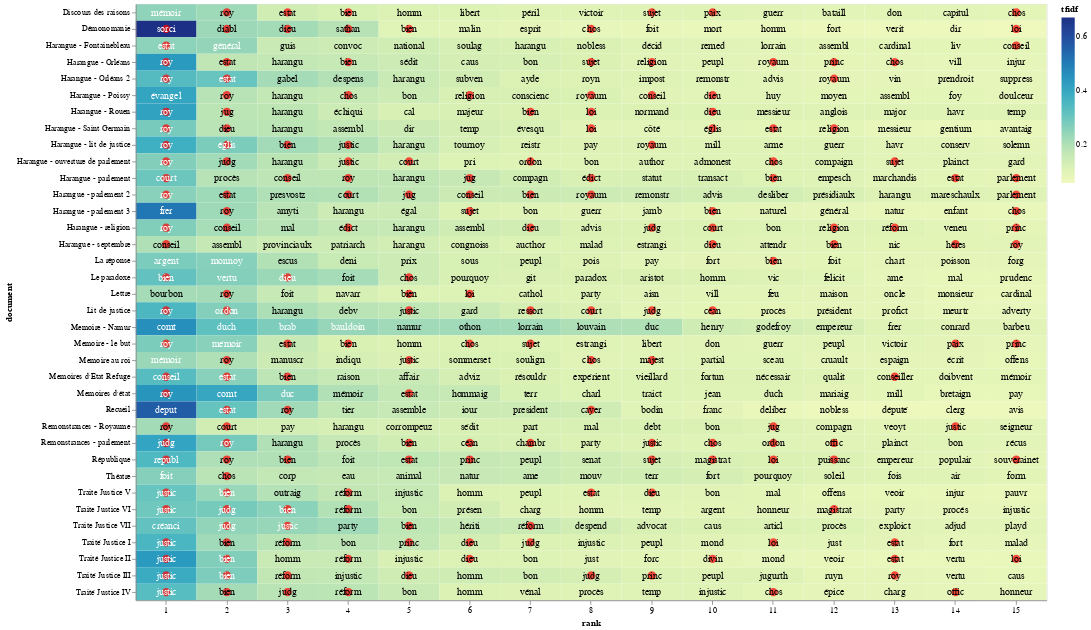

The notebook cell this image was saved under:
### Code cell
import altair as alt
import numpy as np

# Get the custom stopword list from the user
stop_words = get_stopwords()

# Function to select an .xlsx file
def select_xlsx_file():
    cwd = os.getcwd()
    xlsx_files = sorted([f for f in os.listdir(cwd) if f.endswith('.xlsx')])
    
    if not xlsx_files:
        print("No XLSX files found in the current working directory.")
        return None

    print("Available XLSX files:")
    for i, file in enumerate(xlsx_files):
        print(f"{i + 1}. {file}")

    choice_input = input("Select an XLSX file number to read as top_tfidf (default is 1): ").strip()
    choice = int(choice_input) - 1 if choice_input.isdigit() else 0
    if choice < 0 or choice >= len(xlsx_files):
        print("Invalid choice.")
        return None

    return xlsx_files[choice]

# Prompt user to select an .xlsx file
xlsx_file = select_xlsx_file()
if xlsx_file:
    top_tfidf = pd.read_excel(xlsx_file)
    
    # Extract the stem of the selected XLSX file
    xlsx_stem = Path(xlsx_file).stem

    # Prompt user to truncate groups with default value as 'no'
    truncate_groups = input("Do you want to truncate the plot by only including certain groups? (yes/no, default is no): ").strip().lower() or 'no'
    if truncate_groups == 'yes':
        available_groups = top_tfidf['document'].unique()
        print("Available groups (documents) with index numbers:")
        for i, group in enumerate(available_groups):
            print(f"{i + 1}. {group}")

        selected_groups = input("Enter the index numbers of the groups to include (e.g., 1,2,3 or 1-3): ").strip()
        selected_indexes = []

        # Split the input by commas to handle both individual values and ranges
        for part in selected_groups.split(','):
            if '-' in part:
                start_index, end_index = map(int, part.split('-'))
                selected_indexes.extend(range(start_index, end_index + 1))
            else:
                selected_indexes.append(int(part))

        # Convert selected indexes to groups
        selected_groups = [available_groups[i - 1] for i in selected_indexes]

        # Filter the DataFrame
        top_tfidf = top_tfidf[top_tfidf['document'].isin(selected_groups)]

    # Remove '_corrected' from the 'document' labels
    top_tfidf['document'] = top_tfidf['document'].str.replace('_corrected', '')
    top_tfidf['document'] = top_tfidf['document'].str.replace('Repair', '')
    top_tfidf['document'] = top_tfidf['document'].str.replace('_lemmatized', '')
    top_tfidf['document'] = top_tfidf['document'].str.replace('_stemmed', '')

    # Prompt user to limit the number of words displayed in each group
    limit_words = input("Do you want to limit the number of words displayed in each group? (yes/no, default is yes): ").strip().lower() or 'yes'
    if limit_words == 'yes':
        max_words = int(input("Enter the maximum number of words to display per group: ").strip())
        top_tfidf['rank'] = top_tfidf.groupby('document')['tfidf'].rank("first", ascending=False)
        top_tfidf = top_tfidf[top_tfidf['rank'] <= max_words]

    # Prompt user to choose whether to use a preset list of terms, specify custom terms, or enter a blank list
    print("1. Use preset list of terms")
    print("2. Specify custom terms")
    print("3. Enter a blank list")
    term_choice_input = input("Enter your choice (1, 2, or 3), default is 1: ").strip()
    term_choice = int(term_choice_input) if term_choice_input.isdigit() else 1


    preset_terms = ['bien', 'cayer', 'céan', 'chambr', 'chos', 'conseil', 'conseiller', 'court',
                    'déni', 'diabl', 'dieu', 'divin', 'droit', 'édict', 'églis', 'estat', 'héres',
                    'judg', 'jug', 'justic', 'loi', 'majest', 'magistrat', 'offic', 'ordon',
                    'parlement', 'paix', 'princ', 'puissanc',
                    'réform', 'religion', 'republ', 'ressort', 'roy', 'royaum',
                    'sathan', 'sorc', 'sorci', 'souverain', 'souverainet', 'sujet']
    if term_choice == 1:
        term_list = preset_terms
    elif term_choice == 2:
        user_terms = input("Enter a list of words separated by commas for highlighting (e.g., war, peace): ")
        term_list = [term.strip() for term in user_terms.split(",")]
    else:
        term_list = []

    # Prompt user for a filename to save the PNG file
    file_name = input("Enter a filename (without extension) to save the visualization: ")
    output_file = f"{file_name}.png"

    # Prompt user to specify the width of the chart
    chart_width_input = input("Enter the chart width (default is 600): ").strip()
    chart_width = int(chart_width_input) if chart_width_input.isdigit() else 600

    # Adding a little randomness to break ties in term ranking
    top_tfidf_plusRand = top_tfidf.copy()
    top_tfidf_plusRand['tfidf'] = top_tfidf_plusRand['tfidf'] + np.random.rand(top_tfidf.shape[0]) * 0.0001

    # Base chart for all visualizations, with rank calculation
    base = alt.Chart(top_tfidf_plusRand).encode(
        x=alt.X('rank:O', axis=alt.Axis(labelAngle=0)),  # Set labelAngle to horizontal (0 degrees)
        y='document:N'
    ).transform_window(
        rank="rank()",
        sort=[alt.SortField("tfidf", order="descending")],
        groupby=["document"]
    )

    # Heatmap specification
    heatmap = base.mark_rect().encode(
        color='tfidf:Q'
    )

    # Red circle over terms in the entered list
    circle = base.mark_circle(size=100).encode(
        color=alt.condition(
            alt.FieldOneOfPredicate(field='term', oneOf=term_list),
            alt.value('red'),
            alt.value('#FFFFFF00')
        )
    )

    # Text labels, white for darker heatmap colors
    text = base.mark_text(baseline='middle', fontSize=12).encode(
        text='term:N',
        color=alt.condition(alt.datum.tfidf >= 0.23, alt.value('white'), alt.value('black'))
    )

    # Combine the heatmap, circle, and text
    final_chart = alt.layer(heatmap, circle, text).properties(width=chart_width)

    # Display the chart in Jupyter Lab
    final_chart.display()

    # Save the chart as a PNG file using the base Altair package
    try:
        final_chart.save(output_file)
        print(f"Visualization saved as {output_file} in the current directory.")
    except Exception as e:
        print(f"Error saving visualization: {e}")
else:
    print("No valid XLSX file selected.")

### Figure 1 — Vega-Lite specification as saved in the notebook (floating-point values rounded to 4 significant figures; data arrays with more than 128 entries replaced by an {"elided": "..."} marker saying what was removed)
{"config": {"view": {"continuousWidth": 300, "continuousHeight": 300}}, "layer": [{"mark": {"type": "rect"}, "encoding": {"color": {"field": "tfidf", "type": "quantitative"}, "x": {"axis": {"labelAngle": 0}, "field": "rank", "type": "ordinal"}, "y": {"field": "document", "type": "nominal"}}, "transform": [{"window": [{"op": "rank", "field": "", "as": "rank"}], "groupby": ["document"], "sort": [{"field": "tfidf", "order": "descending"}]}]}, {"mark": {"type": "circle", "size": 100}, "encoding": {"color": {"condition": {"test": {"field": "term", "oneOf": ["bien", "cayer", "céan", "chambr", "chos", "conseil", "conseiller", "court", "déni", "diabl", "dieu", "divin", "droit", "édict", "églis", "estat", "héres", "judg", "jug", "justic", "loi", "majest", "magistrat", "offic", "ordon", "parlement", "paix", "princ", "puissanc", "réform", "religion", "republ", "ressort", "roy", "royaum", "sathan", "sorc", "sorci", "souverain", "souverainet", "sujet"]}, "value": "red"}, "value": "#FFFFFF00"}, "x": {"axis": {"labelAngle": 0}, "field": "rank", "type": "ordinal"}, "y": {"field": "document", "type": "nominal"}}, "transform": [{"window": [{"op": "rank", "field": "", "as": "rank"}], "groupby": ["document"], "sort": [{"field": "tfidf", "order": "descending"}]}]}, {"mark": {"type": "text", "baseline": "middle", "fontSize": 12}, "encoding": {"color": {"condition": {"test": "(datum.tfidf >= 0.23)", "value": "white"}, "value": "black"}, "text": {"field": "term", "type": "nominal"}, "x": {"axis": {"labelAngle": 0}, "field": "rank", "type": "ordinal"}, "y": {"field": "document", "type": "nominal"}}, "transform": [{"window": [{"op": "rank", "field": "", "as": "rank"}], "groupby": ["document"], "sort": [{"field": "tfidf", "order": "descending"}]}]}], "data": {"name": "data-5ac8652f8191e40d954dc7b407b1610e"}, "width": 1100, "$schema": "https://vega.github.io/schema/vega-lite/v5.20.1.json", "datasets": {"data-5ac8652f8191e40d954dc7b407b1610e": {"elided": "540 records"}}}
